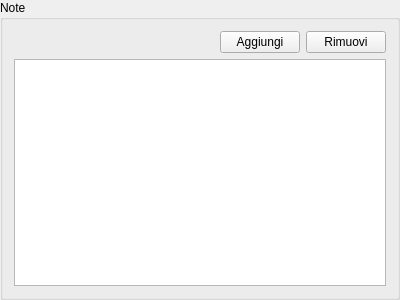
<?xml version="1.0" encoding="UTF-8"?>
<ui version="4.0">
 <class>NoteForm</class>
 <widget class="QGroupBox" name="NoteForm">
  <property name="geometry">
   <rect>
    <x>0</x>
    <y>0</y>
    <width>400</width>
    <height>300</height>
   </rect>
  </property>
  <property name="windowTitle">
   <string>GroupBox</string>
  </property>
  <property name="title">
   <string>Note</string>
  </property>
  <layout class="QVBoxLayout" name="verticalLayout">
   <item>
    <layout class="QHBoxLayout" name="horizontalLayout">
     <item>
      <spacer name="horizontalSpacer">
       <property name="orientation">
        <enum>Qt::Horizontal</enum>
       </property>
       <property name="sizeHint" stdset="0">
        <size>
         <width>40</width>
         <height>20</height>
        </size>
       </property>
      </spacer>
     </item>
     <item>
      <widget class="QPushButton" name="addNota">
       <property name="text">
        <string>Aggiungi</string>
       </property>
      </widget>
     </item>
     <item>
      <widget class="QPushButton" name="removeNota">
       <property name="text">
        <string>Rimuovi</string>
       </property>
      </widget>
     </item>
    </layout>
   </item>
   <item>
    <widget class="QListView" name="noteView">
     <property name="isWrapping" stdset="0">
      <bool>false</bool>
     </property>
     <property name="wordWrap">
      <bool>true</bool>
     </property>
    </widget>
   </item>
  </layout>
 </widget>
 <resources/>
 <connections/>
</ui>
